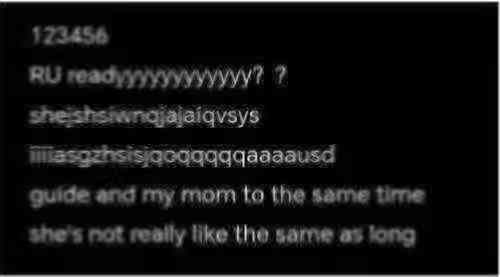
#> input picture test.jpg, 500 x 277 px, found by its file name
$ python image_utils_test.py
#> lines starting #> are read from the running program, lines starting #| are printed output that depends on the picture; after the words box and inside, x2 and y2 are one past the last pixel; in counts of white or black regions, pixels touching at a corner belong together
### src/algorithms/grayscale.py
import numpy as np

def weighted_rgb2gray(rgb_array):
    """
    加权灰度化（NumPy向量化优化版）
    输入：rgb_array - uint8 (H, W, 3)
    输出：gray - uint8 (H, W)
    完全兼容原接口，内部使用向量化加速。
    """
    # 向量化加权计算（广播乘法）
    gray = (0.299 * rgb_array[:, :, 0] +
            0.587 * rgb_array[:, :, 1] +
            0.114 * rgb_array[:, :, 2])

    # 对比度拉伸（与原逻辑完全一致）
    min_val = gray.min()
    max_val = gray.max()
    if max_val > min_val:
        gray = (gray - min_val) / (max_val - min_val) * 255
    # else: gray保持不变（均匀图像）

    # 安全裁剪并转为uint8（与原输出类型一致）
    gray = np.clip(gray, 0, 255).astype(np.uint8)
    return gray

### src/algorithms/filter.py
import numpy as np


def manual_median_filter(gray_matrix, kernel_size=3):
    """
    手动实现中值滤波（性能优化版）
    接口与原代码完全一致：
        输入：gray_matrix - 二维列表（list[list[int]]）
        输出：二维列表（list[list[int]]）

    内部使用 NumPy 加速排序，但返回值保持与原版一致。
    """
    # 1. 转为 NumPy 数组（内部处理）
    img = np.array(gray_matrix, dtype=np.uint8)
    h, w = img.shape
    pad = kernel_size // 2

    # 2. 边缘填充（复制边缘，与原版裁剪效果等价）
    padded = np.pad(img, pad_width=pad, mode='edge')

    # 3. 预分配输出数组
    result = np.zeros_like(img, dtype=np.uint8)

    # 4. 手动遍历每个像素（保留窗口滑动的手动实现）
    for i in range(h):
        for j in range(w):
            # 提取窗口（数组切片，索引由手动控制）
            window = padded[i:i + kernel_size, j:j + kernel_size]
            # 排序并取中值（使用 NumPy 的 C 级实现）
            sorted_flat = np.sort(window.ravel())
            median_val = sorted_flat[len(sorted_flat) // 2]
            result[i, j] = median_val

    # 5. 返回与原输入类型一致的二维列表
    return result.tolist()

### src/algorithms/resize.py
import numpy as np
from PIL import Image

def down_sample_2x(img_arr):

    H, W = img_arr.shape
    new_H = H // 2
    new_W = W // 2
    dst = np.zeros((new_H, new_W), dtype=np.uint8)
    for y in range(new_H):
        for x in range(new_W):
            # 对2x2像素块取均值，作为下采样后的像素值（块平均抗锯齿）
            block = img_arr[2*y : 2*y+2, 2*x : 2*x+2]
            dst[y, x] = np.uint8(np.mean(block))
    return dst

# [12 lines left out: function up_sample_2x, not called in this run]


# [15 lines that do not run on import are left out]

### src/algorithms/binarize.py
import numpy as np

def manual_adaptive_binarize(gray_img, window_size=25, C=5):
    """
    自适应二值化（积分图优化版本）
    接口完全不变，内部使用积分图加速
    """
    height, width = gray_img.shape
    half_win = window_size // 2

    # 1. 构建积分图
    integral = np.zeros((height + 1, width + 1), dtype=np.uint64)
    integral[1:, 1:] = np.cumsum(np.cumsum(gray_img, axis=0), axis=1)

    # 2. 生成所有像素的坐标网格
    y = np.arange(height)[:, None]
    x = np.arange(width)[None, :]

    # 3. 计算每个像素对应的窗口边界
    top    = np.maximum(0, y - half_win)
    bottom = np.minimum(height, y + half_win + 1)
    left   = np.maximum(0, x - half_win)
    right  = np.minimum(width, x + half_win + 1)

    # 4. 使用积分图快速计算窗口和
    sum_window = (integral[bottom, right] - integral[top, right]
                  - integral[bottom, left] + integral[top, left])

    # 5. 计算窗口面积和均值
    area = (bottom - top) * (right - left)
    mean = sum_window / area.astype(np.float64)

    # 6. 计算阈值并生成二值图像
    threshold = mean - C
    binary = (gray_img >= threshold).astype(np.uint8) * 255

    return binary

### src/algorithms/deskew.py
import numpy as np
from PIL import Image


def detect_edges(binary_image):
    """
    手动实现Sobel边缘检测，仅保留二值图中的边缘像素点。
    对二值图计算水平和垂直梯度，合并梯度幅值后阈值筛选边缘点。

    Args:
        binary_image: 二值图像（0/255）

    Returns:
        edge_map: 二值边缘图，仅边缘点为255
    """
    h, w = binary_image.shape
    edge_map = np.zeros((h, w), dtype=np.uint8)

    # Sobel卷积核：水平方向Gx检测垂直边缘，垂直方向Gy检测水平边缘
    for y in range(1, h - 1):
        for x in range(1, w - 1):
            # 提取3x3邻域
            p00 = float(binary_image[y-1, x-1])
            p01 = float(binary_image[y-1, x])
            p02 = float(binary_image[y-1, x+1])
            p10 = float(binary_image[y, x-1])
            p12 = float(binary_image[y, x+1])
            p20 = float(binary_image[y+1, x-1])
            p21 = float(binary_image[y+1, x])
            p22 = float(binary_image[y+1, x+1])

            # Sobel Gx：水平梯度
            gx = (-p00 + p02 - 2 * p10 + 2 * p12 - p20 + p22)
            # Sobel Gy：垂直梯度
            gy = (-p00 - 2 * p01 - p02 + p20 + 2 * p21 + p22)

            # 梯度幅值
            mag = np.sqrt(gx * gx + gy * gy)

            # 阈值筛选（边缘点梯度较大）
            if mag > 100:
                edge_map[y, x] = 255

    return edge_map


def hough_transform(binary_image):
    """
    手动实现Hough变换直线检测。
    对二值图中的边缘点进行极坐标空间投票，检测直线参数。

    Args:
        binary_image: 二值图像（0/255）

    Returns:
        accumulator: Hough投票累加器
        thetas: 角度数组（弧度）
        rhos: 距离数组
    """
    h, w = binary_image.shape
    diag_len = int(np.ceil(np.sqrt(h**2 + w**2)))
    thetas = np.deg2rad(np.arange(0, 180))
    num_thetas = len(thetas)
    rhos = np.arange(-diag_len, diag_len + 1)
    num_rhos = len(rhos)
    accumulator = np.zeros((num_rhos, num_thetas), dtype=np.int64)

    # 仅对边缘点投票（先进行边缘检测，减少噪声干扰）
    edge_map = detect_edges(binary_image)
    y_idxs, x_idxs = np.nonzero(edge_map)
    if len(x_idxs) == 0:
        return accumulator, thetas, rhos

    cos_vals = np.cos(thetas)
    sin_vals = np.sin(thetas)
    for t_idx in range(num_thetas):
        rho_vals = (x_idxs * cos_vals[t_idx] + y_idxs * sin_vals[t_idx])
        rho_int = np.round(rho_vals).astype(np.int32) + diag_len
        rho_int = np.clip(rho_int, 0, num_rhos - 1)
        counts = np.bincount(rho_int, minlength=num_rhos)
        accumulator[:, t_idx] = counts

    return accumulator, thetas, rhos


# [40 lines left out: functions get_skew_angle, rotate_image, not called in this run]

### src/image_utils_test.py
from typing import final
from PIL import Image
import numpy as np
from algorithms.grayscale import weighted_rgb2gray
from algorithms.binarize import manual_adaptive_binarize
from algorithms.filter import manual_median_filter
from algorithms.deskew import hough_transform, get_skew_angle, rotate_image
import algorithms.resize as pyramid
from algorithms.USM import usm_sharpen
from algorithms.contrast_stretch import contrast_stretch
from algorithms.gamma import gamma_correction

INPUT_PATH = "test.jpg"
OUTPUT_FINAL = "out_final.jpg"

check_y, check_x = 60, 60

if __name__ == "__main__":
    img_pil = Image.open(INPUT_PATH)
#> img_pil is the input picture: PIL image 500x277 RGB; min 0, max 255, mean 19.4
    rgb_data = np.array(img_pil)

    # 1. 自定义灰度转换
    gray_data = weighted_rgb2gray(rgb_data)
#> in weighted_rgb2gray, `min_val = gray.min()`: min_val = 0
#> in weighted_rgb2gray, `max_val = gray.max()`: max_val = 255
    gray_pil = Image.fromarray(gray_data)

    # 像素校验
    r, g, b = rgb_data[check_y, check_x]
#> r = 4; g = 4; b = 4
    calc = 0.299 * r + 0.587 * g + 0.114 * b
#> calc = 4
    pixel_out = gray_data[check_y, check_x]
#> pixel_out = 4
    print(f"\n校验像素({check_y},{check_x})")
    print(f"R:{r} G:{g} B:{b}")
#| R:4 G:4 B:4
    print(f"公式计算值：{calc:.2f} 输出灰度值：{pixel_out}")
#| 公式计算值：4.00 输出灰度值：4

    # 2. 中值滤波
    gray_list = gray_data.tolist()
#> gray_list = 277 items
    med_list = manual_median_filter(gray_list, kernel_size=3)
#> in manual_median_filter, `padded = np.pad(img, pad_width=pad, mode='edge')`:
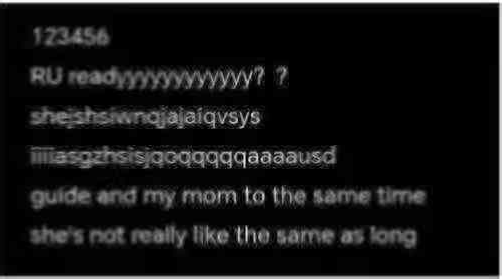
#> padded: shape (279, 502); min 0, max 255, mean 21.1
#> med_list = 277 items
    med_data = np.array(med_list, dtype=np.uint8)
    med_pil = Image.fromarray(med_data)
    #金字塔变换
    med_down = pyramid.down_sample_2x(med_data)
#> after the loop in down_sample_2x, `for y in range(new_H):`:
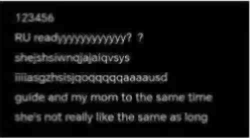
#> dst: shape (138, 250); min 0, max 234, mean 18.3
    # 3. 自适应二值化
    bin_down = manual_adaptive_binarize(med_down, window_size=15)
#> in manual_adaptive_binarize, `integral[1:, 1:] = np.cumsum(np.cumsum(gray_img, axis=0), axis=1)`:
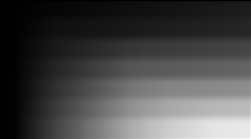
#> integral: shape (139, 251) uint64; min 0, max 632596, mean 179794; drawn with min black and max white
#> in manual_adaptive_binarize, `mean = sum_window / area.astype(np.float64)`:
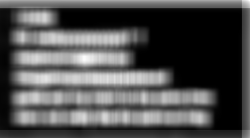
#> mean: shape (138, 250) float64; min 0, max 55.33, mean 17.4; drawn with min black and max white
#> in manual_adaptive_binarize, `binary = (gray_img >= threshold).astype(np.uint8) * 255`:
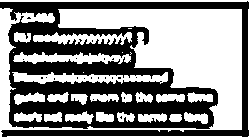
#> binary: shape (138, 250); 54.8% white; 22 black regions (21 under 20 px), largest, box (x1, y1, x2, y2) and area: (0, 1, 249, 137) 15539
    bin_down_pil = Image.fromarray(bin_down)


    #4. 霍夫变换检测倾斜角度并旋转
    accumulator, thetas, rhos = hough_transform(bin_down)
#> after the loop in detect_edges, `for y in range(1, h - 1):`:
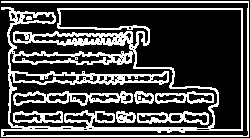
#> edge_map: shape (138, 250); 27.7% white in thin lines or dots
#> in hough_transform, `y_idxs, x_idxs = np.nonzero(edge_map)`: y_idxs = 9553 values from 1 to 136; x_idxs = 9553 values, max 248 at index 247, min 1 at index 0, mean 109.5
#> after the loop in hough_transform, `for t_idx in range(num_thetas):`:
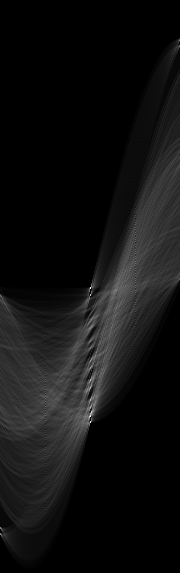
#> accumulator: shape (573, 180) int64; min 0, max 248, mean 16.7
#> thetas = 180 values from 0 to 3.12; rhos = 573 values from -286 to 286
    diag_len = int(np.ceil(np.sqrt(bin_down.shape[0]**2 + bin_down.shape[1]**2)))
#> diag_len = 286
#> (the run stopped early here; a loop or call above may not have finished)
